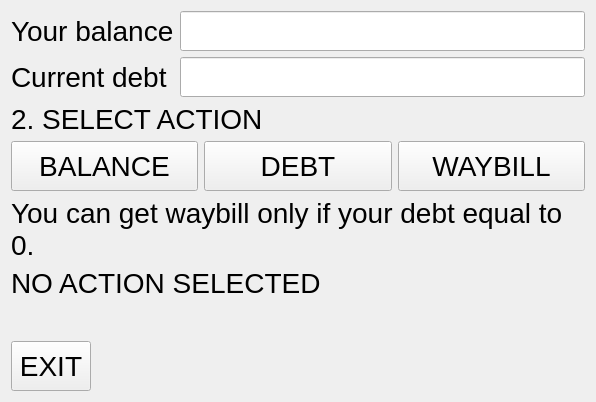
<?xml version="1.0" encoding="UTF-8"?>
<ui version="4.0">
 <class>wBalancePage</class>
 <widget class="QWidget" name="wBalancePage">
  <property name="geometry">
   <rect>
    <x>0</x>
    <y>0</y>
    <width>596</width>
    <height>402</height>
   </rect>
  </property>
  <property name="windowTitle">
   <string>Form</string>
  </property>
  <layout class="QVBoxLayout" name="verticalLayout">
   <item>
    <layout class="QGridLayout" name="gridLayout">
     <item row="0" column="1">
      <widget class="QLineEdit" name="leBalance">
       <property name="font">
        <font>
         <pointsize>21</pointsize>
        </font>
       </property>
       <property name="focusPolicy">
        <enum>Qt::NoFocus</enum>
       </property>
       <property name="readOnly">
        <bool>true</bool>
       </property>
      </widget>
     </item>
     <item row="0" column="0">
      <widget class="QLabel" name="label_2">
       <property name="font">
        <font>
         <pointsize>21</pointsize>
        </font>
       </property>
       <property name="text">
        <string>Your balance</string>
       </property>
      </widget>
     </item>
     <item row="1" column="0">
      <widget class="QLabel" name="label">
       <property name="font">
        <font>
         <pointsize>21</pointsize>
        </font>
       </property>
       <property name="text">
        <string>Current debt</string>
       </property>
      </widget>
     </item>
     <item row="1" column="1">
      <widget class="QLineEdit" name="leDebt">
       <property name="font">
        <font>
         <pointsize>21</pointsize>
        </font>
       </property>
       <property name="focusPolicy">
        <enum>Qt::NoFocus</enum>
       </property>
       <property name="readOnly">
        <bool>true</bool>
       </property>
      </widget>
     </item>
    </layout>
   </item>
   <item>
    <widget class="QLabel" name="label_3">
     <property name="font">
      <font>
       <pointsize>21</pointsize>
      </font>
     </property>
     <property name="text">
      <string>2. SELECT ACTION</string>
     </property>
    </widget>
   </item>
   <item>
    <layout class="QGridLayout" name="gridLayout_2">
     <item row="0" column="3">
      <widget class="QToolButton" name="btnWaybill">
       <property name="sizePolicy">
        <sizepolicy hsizetype="Preferred" vsizetype="Preferred">
         <horstretch>0</horstretch>
         <verstretch>0</verstretch>
        </sizepolicy>
       </property>
       <property name="minimumSize">
        <size>
         <width>0</width>
         <height>50</height>
        </size>
       </property>
       <property name="font">
        <font>
         <pointsize>21</pointsize>
        </font>
       </property>
       <property name="text">
        <string>WAYBILL</string>
       </property>
       <property name="checkable">
        <bool>false</bool>
       </property>
      </widget>
     </item>
     <item row="0" column="2">
      <widget class="QToolButton" name="btnDept">
       <property name="sizePolicy">
        <sizepolicy hsizetype="Preferred" vsizetype="Preferred">
         <horstretch>0</horstretch>
         <verstretch>0</verstretch>
        </sizepolicy>
       </property>
       <property name="minimumSize">
        <size>
         <width>0</width>
         <height>50</height>
        </size>
       </property>
       <property name="font">
        <font>
         <pointsize>21</pointsize>
        </font>
       </property>
       <property name="text">
        <string>DEBT</string>
       </property>
       <property name="checkable">
        <bool>false</bool>
       </property>
      </widget>
     </item>
     <item row="0" column="1">
      <widget class="QToolButton" name="btnFillBalance">
       <property name="sizePolicy">
        <sizepolicy hsizetype="Preferred" vsizetype="Preferred">
         <horstretch>0</horstretch>
         <verstretch>0</verstretch>
        </sizepolicy>
       </property>
       <property name="minimumSize">
        <size>
         <width>0</width>
         <height>50</height>
        </size>
       </property>
       <property name="font">
        <font>
         <pointsize>21</pointsize>
        </font>
       </property>
       <property name="text">
        <string>BALANCE</string>
       </property>
       <property name="checkable">
        <bool>false</bool>
       </property>
      </widget>
     </item>
    </layout>
   </item>
   <item>
    <widget class="QLabel" name="lbTextWarning">
     <property name="font">
      <font>
       <pointsize>21</pointsize>
      </font>
     </property>
     <property name="text">
      <string>&lt;html&gt;&lt;head/&gt;&lt;body&gt;&lt;p&gt;You can get waybill only if your debt equal to 0.&lt;/p&gt;&lt;/body&gt;&lt;/html&gt;</string>
     </property>
     <property name="wordWrap">
      <bool>true</bool>
     </property>
    </widget>
   </item>
   <item>
    <widget class="QLabel" name="lbMessage">
     <property name="font">
      <font>
       <pointsize>21</pointsize>
      </font>
     </property>
     <property name="text">
      <string>NO ACTION SELECTED</string>
     </property>
    </widget>
   </item>
   <item>
    <spacer name="verticalSpacer">
     <property name="orientation">
      <enum>Qt::Vertical</enum>
     </property>
     <property name="sizeHint" stdset="0">
      <size>
       <width>20</width>
       <height>40</height>
      </size>
     </property>
    </spacer>
   </item>
   <item>
    <layout class="QHBoxLayout" name="horizontalLayout_3">
     <item>
      <widget class="QPushButton" name="btnExit">
       <property name="sizePolicy">
        <sizepolicy hsizetype="Minimum" vsizetype="Fixed">
         <horstretch>0</horstretch>
         <verstretch>0</verstretch>
        </sizepolicy>
       </property>
       <property name="minimumSize">
        <size>
         <width>0</width>
         <height>50</height>
        </size>
       </property>
       <property name="font">
        <font>
         <pointsize>21</pointsize>
        </font>
       </property>
       <property name="text">
        <string>EXIT</string>
       </property>
      </widget>
     </item>
     <item>
      <spacer name="horizontalSpacer">
       <property name="orientation">
        <enum>Qt::Horizontal</enum>
       </property>
       <property name="sizeHint" stdset="0">
        <size>
         <width>40</width>
         <height>20</height>
        </size>
       </property>
      </spacer>
     </item>
    </layout>
   </item>
  </layout>
 </widget>
 <resources/>
 <connections/>
</ui>
